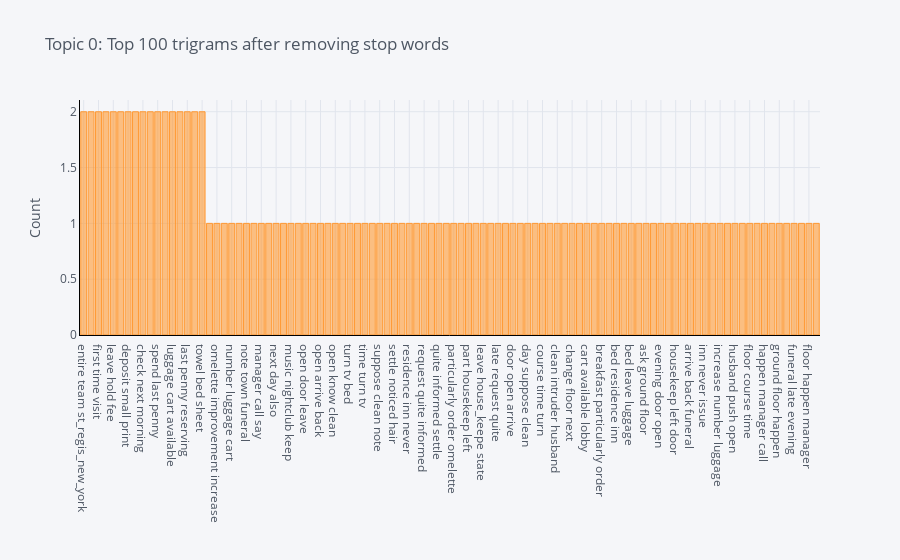

The code cell stored with this chart in its notebook:
### Code cell
plot_model(model=lda, plot = 'trigram')

### Figure 1 — Plotly figure (JSON) as saved in the notebook; plotly's stock layout.template omitted (floating-point values rounded to 4 significant figures)
{"data": [{"marker": {"color": "rgba(255, 153, 51, 0.6)", "line": {"color": "rgba(255, 153, 51, 1.0)", "width": 1}}, "name": "count", "orientation": "v", "text": "", "type": "bar", "x": ["entire team st_regis_new_york", "celebrate wedding anniversary", "first time visit", "greet open door", "leave hold fee", "guest try check", "deposit small print", "clean bathroom towel", "check next morning", "money back could", "spend last penny", "check time pm", "luggage cart available", "take full advantage", "last penny reserving", "towel pillow case", "towel bed sheet", "leave open responsible", "omelette improvement increase", "leave luggage bed", "number luggage cart", "noticed hair floor", "note town funeral", "note leave house_keepe", "manager call say", "next day suppose", "next day also", "never issue part", "music nightclub keep", "left door open", "open door leave", "luggage bed residence", "open arrive back", "also note town", "open know clean", "responsible part jewelry", "turn tv bed", "town funeral time", "time turn tv", "time change next", "suppose clean note", "state change bed", "settle noticed hair", "say change floor", "residence inn never", "open responsible part", "request quite informed", "really excited historical", "quite informed settle", "push open door", "particularly order omelette", "part jewelry laptop", "part housekeep left", "order omelette improvement", "leave house_keepe state", "issue part housekeep", "late request quite", "late evening door", "door open arrive", "door leave open", "day suppose clean", "day also note", "course time turn", "clean note leave", "clean intruder husband", "change next day", "change floor next", "change bed leave", "cart available lobby", "call say change", "breakfast particularly order", "book ask ground", "bed residence inn", "bed music nightclub", "bed leave luggage", "back funeral late", "ask ground floor", "door open know", "evening door open", "excited historical late", "housekeep left door", "know clean intruder", "arrive back funeral", "intruder husband push", "inn never issue", "informed settle noticed", "increase number luggage", "improvement increase number", "husband push open", "house_keepe state change", "floor course time", "historical late request", "happen manager call", "hair floor course", "ground floor happen", "funeral time change", "funeral late evening", "floor next day", "floor happen manager", "tv bed music"], "y": [2, 2, 2, 2, 2, 2, 2, 2, 2, 2, 2, 2, 2, 2, 2, 2, 2, 1, 1, 1, 1, 1, 1, 1, 1, 1, 1, 1, 1, 1, 1, 1, 1, 1, 1, 1, 1, 1, 1, 1, 1, 1, 1, 1, 1, 1, 1, 1, 1, 1, 1, 1, 1, 1, 1, 1, 1, 1, 1, 1, 1, 1, 1, 1, 1, 1, 1, 1, 1, 1, 1, 1, 1, 1, 1, 1, 1, 1, 1, 1, 1, 1, 1, 1, 1, 1, 1, 1, 1, 1, 1, 1, 1, 1, 1, 1, 1, 1, 1, 1]}], "layout": {"autosize": true, "legend": {"bgcolor": "#F5F6F9", "font": {"color": "#4D5663"}}, "paper_bgcolor": "#F5F6F9", "plot_bgcolor": "#F5F6F9", "title": {"font": {"color": "#4D5663"}, "text": "Topic 0: Top 100 trigrams after removing stop words"}, "xaxis": {"autorange": true, "gridcolor": "#E1E5ED", "linecolor": "black", "range": [-0.5, 99.5], "showgrid": true, "tickfont": {"color": "#4D5663"}, "title": {"font": {"color": "#4D5663"}, "text": ""}, "type": "category", "zerolinecolor": "#E1E5ED"}, "yaxis": {"autorange": true, "gridcolor": "#E1E5ED", "linecolor": "black", "range": [0, 2.105], "showgrid": true, "tickfont": {"color": "#4D5663"}, "title": {"font": {"color": "#4D5663"}, "text": "Count"}, "type": "linear", "zerolinecolor": "#E1E5ED"}}}
